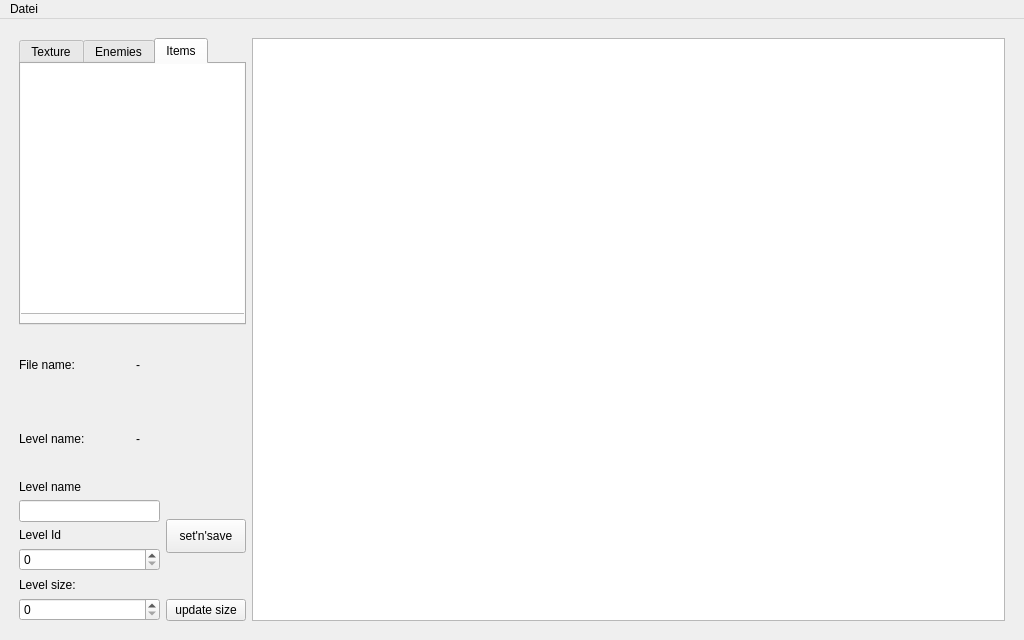
<?xml version="1.0" encoding="UTF-8"?>
<ui version="4.0">
 <class>MainWindow</class>
 <widget class="QMainWindow" name="MainWindow">
  <property name="geometry">
   <rect>
    <x>0</x>
    <y>0</y>
    <width>1024</width>
    <height>640</height>
   </rect>
  </property>
  <property name="sizePolicy">
   <sizepolicy hsizetype="Maximum" vsizetype="Maximum">
    <horstretch>0</horstretch>
    <verstretch>0</verstretch>
   </sizepolicy>
  </property>
  <property name="maximumSize">
   <size>
    <width>16777215</width>
    <height>16777215</height>
   </size>
  </property>
  <property name="windowTitle">
   <string>MainWindow</string>
  </property>
  <widget class="QWidget" name="centralwidget">
   <property name="sizePolicy">
    <sizepolicy hsizetype="Maximum" vsizetype="Maximum">
     <horstretch>0</horstretch>
     <verstretch>0</verstretch>
    </sizepolicy>
   </property>
   <layout class="QGridLayout" name="gridLayout">
    <item row="0" column="0">
     <layout class="QHBoxLayout" name="horizontalLayout">
      <property name="sizeConstraint">
       <enum>QLayout::SetMaximumSize</enum>
      </property>
      <property name="margin">
       <number>10</number>
      </property>
      <item>
       <layout class="QVBoxLayout" name="verticalLayout_2">
        <item>
         <widget class="QTabWidget" name="tabWidget">
          <property name="sizePolicy">
           <sizepolicy hsizetype="Minimum" vsizetype="Fixed">
            <horstretch>0</horstretch>
            <verstretch>0</verstretch>
           </sizepolicy>
          </property>
          <property name="minimumSize">
           <size>
            <width>227</width>
            <height>287</height>
           </size>
          </property>
          <property name="maximumSize">
           <size>
            <width>227</width>
            <height>16777215</height>
           </size>
          </property>
          <property name="currentIndex">
           <number>2</number>
          </property>
          <widget class="QWidget" name="tab">
           <attribute name="title">
            <string>Texture</string>
           </attribute>
           <widget class="QGraphicsView" name="TextureView">
            <property name="enabled">
             <bool>true</bool>
            </property>
            <property name="geometry">
             <rect>
              <x>-1</x>
              <y>-1</y>
              <width>225</width>
              <height>251</height>
             </rect>
            </property>
            <property name="sizePolicy">
             <sizepolicy hsizetype="Minimum" vsizetype="Expanding">
              <horstretch>0</horstretch>
              <verstretch>0</verstretch>
             </sizepolicy>
            </property>
            <property name="maximumSize">
             <size>
              <width>225</width>
              <height>251</height>
             </size>
            </property>
           </widget>
          </widget>
          <widget class="QWidget" name="tab_2">
           <attribute name="title">
            <string>Enemies</string>
           </attribute>
           <widget class="QListWidget" name="botList">
            <property name="geometry">
             <rect>
              <x>-1</x>
              <y>-1</y>
              <width>225</width>
              <height>251</height>
             </rect>
            </property>
           </widget>
          </widget>
          <widget class="QWidget" name="tab_3">
           <attribute name="title">
            <string>Items</string>
           </attribute>
           <widget class="QListWidget" name="powerList">
            <property name="geometry">
             <rect>
              <x>-1</x>
              <y>-1</y>
              <width>225</width>
              <height>251</height>
             </rect>
            </property>
           </widget>
          </widget>
         </widget>
        </item>
        <item>
         <layout class="QHBoxLayout" name="horizontalLayout_5">
          <item>
           <layout class="QVBoxLayout" name="verticalLayout_6">
            <item>
             <widget class="QLabel" name="label_5">
              <property name="text">
               <string>File name:</string>
              </property>
             </widget>
            </item>
            <item>
             <widget class="QLabel" name="label_4">
              <property name="text">
               <string>Level name:</string>
              </property>
             </widget>
            </item>
           </layout>
          </item>
          <item>
           <layout class="QVBoxLayout" name="verticalLayout_5">
            <item>
             <widget class="QLabel" name="bitmap_path">
              <property name="text">
               <string>-</string>
              </property>
              <property name="textFormat">
               <enum>Qt::PlainText</enum>
              </property>
             </widget>
            </item>
            <item>
             <widget class="QLabel" name="level_name_label">
              <property name="text">
               <string>-</string>
              </property>
             </widget>
            </item>
           </layout>
          </item>
         </layout>
        </item>
        <item>
         <layout class="QHBoxLayout" name="horizontalLayout_3">
          <property name="sizeConstraint">
           <enum>QLayout::SetMinimumSize</enum>
          </property>
          <item>
           <layout class="QVBoxLayout" name="verticalLayout_4">
            <property name="sizeConstraint">
             <enum>QLayout::SetMinimumSize</enum>
            </property>
            <item>
             <widget class="QLabel" name="label_7">
              <property name="sizePolicy">
               <sizepolicy hsizetype="Minimum" vsizetype="Minimum">
                <horstretch>0</horstretch>
                <verstretch>0</verstretch>
               </sizepolicy>
              </property>
              <property name="text">
               <string>Level name</string>
              </property>
             </widget>
            </item>
            <item>
             <widget class="QLineEdit" name="level_name">
              <property name="sizePolicy">
               <sizepolicy hsizetype="Minimum" vsizetype="Fixed">
                <horstretch>0</horstretch>
                <verstretch>0</verstretch>
               </sizepolicy>
              </property>
             </widget>
            </item>
            <item>
             <widget class="QLabel" name="label_8">
              <property name="text">
               <string>Level Id</string>
              </property>
             </widget>
            </item>
            <item>
             <widget class="QSpinBox" name="level_id"/>
            </item>
            <item>
             <widget class="QLabel" name="label_6">
              <property name="sizePolicy">
               <sizepolicy hsizetype="Minimum" vsizetype="Minimum">
                <horstretch>0</horstretch>
                <verstretch>0</verstretch>
               </sizepolicy>
              </property>
              <property name="text">
               <string>Level size:</string>
              </property>
             </widget>
            </item>
            <item>
             <widget class="QSpinBox" name="level_size">
              <property name="sizePolicy">
               <sizepolicy hsizetype="Minimum" vsizetype="Fixed">
                <horstretch>0</horstretch>
                <verstretch>0</verstretch>
               </sizepolicy>
              </property>
             </widget>
            </item>
           </layout>
          </item>
          <item>
           <layout class="QVBoxLayout" name="verticalLayout_3">
            <property name="sizeConstraint">
             <enum>QLayout::SetMinimumSize</enum>
            </property>
            <item>
             <spacer name="verticalSpacer_2">
              <property name="orientation">
               <enum>Qt::Vertical</enum>
              </property>
              <property name="sizeType">
               <enum>QSizePolicy::Minimum</enum>
              </property>
              <property name="sizeHint" stdset="0">
               <size>
                <width>20</width>
                <height>40</height>
               </size>
              </property>
             </spacer>
            </item>
            <item>
             <widget class="QPushButton" name="save_id">
              <property name="enabled">
               <bool>true</bool>
              </property>
              <property name="sizePolicy">
               <sizepolicy hsizetype="Minimum" vsizetype="Minimum">
                <horstretch>0</horstretch>
                <verstretch>0</verstretch>
               </sizepolicy>
              </property>
              <property name="text">
               <string>set'n'save</string>
              </property>
             </widget>
            </item>
            <item>
             <spacer name="verticalSpacer">
              <property name="orientation">
               <enum>Qt::Vertical</enum>
              </property>
              <property name="sizeType">
               <enum>QSizePolicy::Fixed</enum>
              </property>
              <property name="sizeHint" stdset="0">
               <size>
                <width>20</width>
                <height>40</height>
               </size>
              </property>
             </spacer>
            </item>
            <item>
             <widget class="QPushButton" name="pushButton">
              <property name="sizePolicy">
               <sizepolicy hsizetype="Fixed" vsizetype="Fixed">
                <horstretch>0</horstretch>
                <verstretch>0</verstretch>
               </sizepolicy>
              </property>
              <property name="text">
               <string>update size</string>
              </property>
             </widget>
            </item>
           </layout>
          </item>
         </layout>
        </item>
       </layout>
      </item>
      <item>
       <layout class="QVBoxLayout" name="verticalLayout">
        <property name="sizeConstraint">
         <enum>QLayout::SetMaximumSize</enum>
        </property>
        <item>
         <widget class="QGraphicsView" name="MainView"/>
        </item>
       </layout>
      </item>
     </layout>
    </item>
   </layout>
  </widget>
  <widget class="QMenuBar" name="menubar">
   <property name="geometry">
    <rect>
     <x>0</x>
     <y>0</y>
     <width>1024</width>
     <height>27</height>
    </rect>
   </property>
   <widget class="QMenu" name="menuDatei">
    <property name="title">
     <string>Datei</string>
    </property>
    <widget class="QMenu" name="menuZuletzt_geoeffnet">
     <property name="title">
      <string>Last opened</string>
     </property>
    </widget>
    <addaction name="actionNeu"/>
    <addaction name="action_oeffnen"/>
    <addaction name="menuZuletzt_geoeffnet"/>
    <addaction name="actionSpeichern"/>
    <addaction name="actionSpeichern_unter"/>
   </widget>
   <addaction name="menuDatei"/>
  </widget>
  <action name="action_oeffnen">
   <property name="text">
    <string>Open</string>
   </property>
  </action>
  <action name="actionSpeichern">
   <property name="text">
    <string>Save</string>
   </property>
  </action>
  <action name="actionSpeichern_unter">
   <property name="text">
    <string>Save as</string>
   </property>
  </action>
  <action name="actionNeu">
   <property name="text">
    <string>New</string>
   </property>
  </action>
  <action name="actionSasfsa">
   <property name="text">
    <string>sasfsa</string>
   </property>
  </action>
 </widget>
 <resources/>
 <connections/>
</ui>
